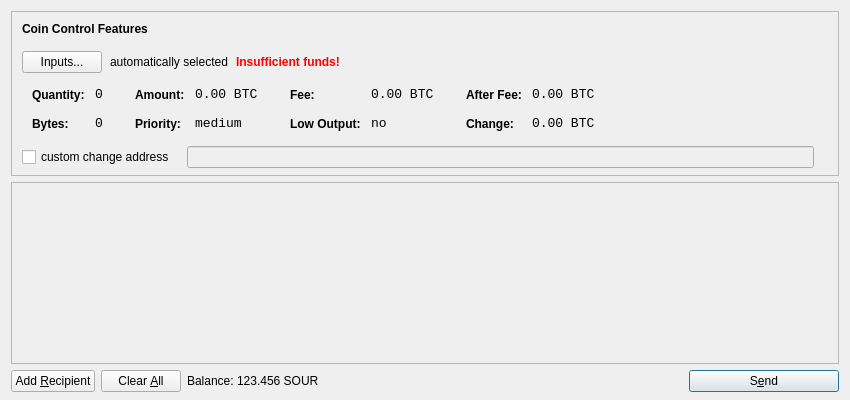
<?xml version="1.0" encoding="UTF-8"?>
<ui version="4.0">
 <class>SendCoinsDialog</class>
 <widget class="QDialog" name="SendCoinsDialog">
  <property name="geometry">
   <rect>
    <x>0</x>
    <y>0</y>
    <width>850</width>
    <height>400</height>
   </rect>
  </property>
  <property name="windowTitle">
   <string>Send Coins</string>
  </property>
  <layout class="QVBoxLayout" name="verticalLayout" stretch="0,1,0">
   <property name="bottomMargin">
    <number>8</number>
   </property>
   <item>
    <widget class="QFrame" name="frameCoinControl">
     <property name="sizePolicy">
      <sizepolicy hsizetype="Expanding" vsizetype="Expanding">
       <horstretch>0</horstretch>
       <verstretch>0</verstretch>
      </sizepolicy>
     </property>
     <property name="maximumSize">
      <size>
       <width>16777215</width>
       <height>16777215</height>
      </size>
     </property>
     <property name="frameShape">
      <enum>QFrame::StyledPanel</enum>
     </property>
     <property name="frameShadow">
      <enum>QFrame::Sunken</enum>
     </property>
     <layout class="QVBoxLayout" name="verticalLayoutCoinControl2">
      <property name="spacing">
       <number>-1</number>
      </property>
      <property name="leftMargin">
       <number>0</number>
      </property>
      <property name="topMargin">
       <number>0</number>
      </property>
      <property name="rightMargin">
       <number>0</number>
      </property>
      <property name="bottomMargin">
       <number>6</number>
      </property>
      <item>
       <layout class="QVBoxLayout" name="verticalLayoutCoinControl" stretch="0,0,0,0,1">
        <property name="spacing">
         <number>0</number>
        </property>
        <property name="leftMargin">
         <number>10</number>
        </property>
        <property name="topMargin">
         <number>10</number>
        </property>
        <item>
         <layout class="QHBoxLayout" name="horizontalLayoutCoinControl1">
          <property name="bottomMargin">
           <number>15</number>
          </property>
          <item>
           <widget class="QLabel" name="labelCoinControlFeatures">
            <property name="sizePolicy">
             <sizepolicy hsizetype="Preferred" vsizetype="Maximum">
              <horstretch>0</horstretch>
              <verstretch>0</verstretch>
             </sizepolicy>
            </property>
            <property name="font">
             <font>
              <weight>75</weight>
              <bold>true</bold>
             </font>
            </property>
            <property name="styleSheet">
             <string notr="true">font-weight:bold;</string>
            </property>
            <property name="text">
             <string>Coin Control Features</string>
            </property>
           </widget>
          </item>
         </layout>
        </item>
        <item>
         <layout class="QHBoxLayout" name="horizontalLayoutCoinControl2" stretch="0,0,0,0">
          <property name="spacing">
           <number>8</number>
          </property>
          <property name="bottomMargin">
           <number>10</number>
          </property>
          <item>
           <widget class="QPushButton" name="pushButtonCoinControl">
            <property name="styleSheet">
             <string notr="true"/>
            </property>
            <property name="text">
             <string>Inputs...</string>
            </property>
           </widget>
          </item>
          <item>
           <widget class="QLabel" name="labelCoinControlAutomaticallySelected">
            <property name="text">
             <string>automatically selected</string>
            </property>
            <property name="margin">
             <number>5</number>
            </property>
           </widget>
          </item>
          <item>
           <widget class="QLabel" name="labelCoinControlInsuffFunds">
            <property name="font">
             <font>
              <weight>75</weight>
              <bold>true</bold>
             </font>
            </property>
            <property name="styleSheet">
             <string notr="true">color:red;font-weight:bold;</string>
            </property>
            <property name="text">
             <string>Insufficient funds!</string>
            </property>
            <property name="margin">
             <number>5</number>
            </property>
           </widget>
          </item>
          <item>
           <spacer name="horizontalSpacerCoinControl">
            <property name="orientation">
             <enum>Qt::Horizontal</enum>
            </property>
            <property name="sizeHint" stdset="0">
             <size>
              <width>40</width>
              <height>1</height>
             </size>
            </property>
           </spacer>
          </item>
         </layout>
        </item>
        <item>
         <widget class="QWidget" name="widgetCoinControl" native="true">
          <property name="sizePolicy">
           <sizepolicy hsizetype="Preferred" vsizetype="Preferred">
            <horstretch>0</horstretch>
            <verstretch>0</verstretch>
           </sizepolicy>
          </property>
          <property name="minimumSize">
           <size>
            <width>0</width>
            <height>0</height>
           </size>
          </property>
          <property name="styleSheet">
           <string notr="true"/>
          </property>
          <layout class="QHBoxLayout" name="horizontalLayoutCoinControl5">
           <property name="margin">
            <number>0</number>
           </property>
           <item>
            <layout class="QHBoxLayout" name="horizontalLayoutCoinControl3" stretch="0,0,0,1">
             <property name="spacing">
              <number>20</number>
             </property>
             <property name="topMargin">
              <number>0</number>
             </property>
             <property name="bottomMargin">
              <number>10</number>
             </property>
             <item>
              <layout class="QFormLayout" name="formLayoutCoinControl1">
               <property name="horizontalSpacing">
                <number>10</number>
               </property>
               <property name="verticalSpacing">
                <number>14</number>
               </property>
               <property name="leftMargin">
                <number>10</number>
               </property>
               <property name="topMargin">
                <number>4</number>
               </property>
               <property name="rightMargin">
                <number>6</number>
               </property>
               <item row="0" column="0">
                <widget class="QLabel" name="labelCoinControlQuantityText">
                 <property name="styleSheet">
                  <string notr="true">font-weight:bold;</string>
                 </property>
                 <property name="text">
                  <string>Quantity:</string>
                 </property>
                 <property name="margin">
                  <number>0</number>
                 </property>
                </widget>
               </item>
               <item row="0" column="1">
                <widget class="QLabel" name="labelCoinControlQuantity">
                 <property name="font">
                  <font>
                   <family>Monospace</family>
                   <pointsize>10</pointsize>
                  </font>
                 </property>
                 <property name="cursor">
                  <cursorShape>IBeamCursor</cursorShape>
                 </property>
                 <property name="contextMenuPolicy">
                  <enum>Qt::ActionsContextMenu</enum>
                 </property>
                 <property name="text">
                  <string notr="true">0</string>
                 </property>
                 <property name="margin">
                  <number>0</number>
                 </property>
                 <property name="textInteractionFlags">
                  <set>Qt::LinksAccessibleByMouse|Qt::TextSelectableByKeyboard|Qt::TextSelectableByMouse</set>
                 </property>
                </widget>
               </item>
               <item row="1" column="0">
                <widget class="QLabel" name="labelCoinControlBytesText">
                 <property name="styleSheet">
                  <string notr="true">font-weight:bold;</string>
                 </property>
                 <property name="text">
                  <string>Bytes:</string>
                 </property>
                </widget>
               </item>
               <item row="1" column="1">
                <widget class="QLabel" name="labelCoinControlBytes">
                 <property name="font">
                  <font>
                   <family>Monospace</family>
                   <pointsize>10</pointsize>
                  </font>
                 </property>
                 <property name="cursor">
                  <cursorShape>IBeamCursor</cursorShape>
                 </property>
                 <property name="contextMenuPolicy">
                  <enum>Qt::ActionsContextMenu</enum>
                 </property>
                 <property name="text">
                  <string notr="true">0</string>
                 </property>
                 <property name="textInteractionFlags">
                  <set>Qt::LinksAccessibleByMouse|Qt::TextSelectableByKeyboard|Qt::TextSelectableByMouse</set>
                 </property>
                </widget>
               </item>
              </layout>
             </item>
             <item>
              <layout class="QFormLayout" name="formLayoutCoinControl2">
               <property name="horizontalSpacing">
                <number>10</number>
               </property>
               <property name="verticalSpacing">
                <number>14</number>
               </property>
               <property name="leftMargin">
                <number>6</number>
               </property>
               <property name="topMargin">
                <number>4</number>
               </property>
               <property name="rightMargin">
                <number>6</number>
               </property>
               <item row="0" column="0">
                <widget class="QLabel" name="labelCoinControlAmountText">
                 <property name="styleSheet">
                  <string notr="true">font-weight:bold;</string>
                 </property>
                 <property name="text">
                  <string>Amount:</string>
                 </property>
                 <property name="margin">
                  <number>0</number>
                 </property>
                </widget>
               </item>
               <item row="0" column="1">
                <widget class="QLabel" name="labelCoinControlAmount">
                 <property name="font">
                  <font>
                   <family>Monospace</family>
                   <pointsize>10</pointsize>
                  </font>
                 </property>
                 <property name="cursor">
                  <cursorShape>IBeamCursor</cursorShape>
                 </property>
                 <property name="contextMenuPolicy">
                  <enum>Qt::ActionsContextMenu</enum>
                 </property>
                 <property name="text">
                  <string notr="true">0.00 BTC</string>
                 </property>
                 <property name="textInteractionFlags">
                  <set>Qt::LinksAccessibleByMouse|Qt::TextSelectableByKeyboard|Qt::TextSelectableByMouse</set>
                 </property>
                </widget>
               </item>
               <item row="1" column="0">
                <widget class="QLabel" name="labelCoinControlPriorityText">
                 <property name="styleSheet">
                  <string notr="true">font-weight:bold;</string>
                 </property>
                 <property name="text">
                  <string>Priority:</string>
                 </property>
                </widget>
               </item>
               <item row="1" column="1">
                <widget class="QLabel" name="labelCoinControlPriority">
                 <property name="font">
                  <font>
                   <family>Monospace</family>
                   <pointsize>10</pointsize>
                  </font>
                 </property>
                 <property name="cursor">
                  <cursorShape>IBeamCursor</cursorShape>
                 </property>
                 <property name="contextMenuPolicy">
                  <enum>Qt::ActionsContextMenu</enum>
                 </property>
                 <property name="text">
                  <string>medium</string>
                 </property>
                 <property name="textInteractionFlags">
                  <set>Qt::LinksAccessibleByMouse|Qt::TextSelectableByKeyboard|Qt::TextSelectableByMouse</set>
                 </property>
                </widget>
               </item>
              </layout>
             </item>
             <item>
              <layout class="QFormLayout" name="formLayoutCoinControl3">
               <property name="horizontalSpacing">
                <number>10</number>
               </property>
               <property name="verticalSpacing">
                <number>14</number>
               </property>
               <property name="leftMargin">
                <number>6</number>
               </property>
               <property name="topMargin">
                <number>4</number>
               </property>
               <property name="rightMargin">
                <number>6</number>
               </property>
               <item row="0" column="0">
                <widget class="QLabel" name="labelCoinControlFeeText">
                 <property name="styleSheet">
                  <string notr="true">font-weight:bold;</string>
                 </property>
                 <property name="text">
                  <string>Fee:</string>
                 </property>
                 <property name="margin">
                  <number>0</number>
                 </property>
                </widget>
               </item>
               <item row="0" column="1">
                <widget class="QLabel" name="labelCoinControlFee">
                 <property name="font">
                  <font>
                   <family>Monospace</family>
                   <pointsize>10</pointsize>
                  </font>
                 </property>
                 <property name="cursor">
                  <cursorShape>IBeamCursor</cursorShape>
                 </property>
                 <property name="contextMenuPolicy">
                  <enum>Qt::ActionsContextMenu</enum>
                 </property>
                 <property name="text">
                  <string notr="true">0.00 BTC</string>
                 </property>
                 <property name="textInteractionFlags">
                  <set>Qt::LinksAccessibleByMouse|Qt::TextSelectableByKeyboard|Qt::TextSelectableByMouse</set>
                 </property>
                </widget>
               </item>
               <item row="1" column="0">
                <widget class="QLabel" name="labelCoinControlLowOutputText">
                 <property name="styleSheet">
                  <string notr="true">font-weight:bold;</string>
                 </property>
                 <property name="text">
                  <string>Low Output:</string>
                 </property>
                </widget>
               </item>
               <item row="1" column="1">
                <widget class="QLabel" name="labelCoinControlLowOutput">
                 <property name="font">
                  <font>
                   <family>Monospace</family>
                   <pointsize>10</pointsize>
                  </font>
                 </property>
                 <property name="cursor">
                  <cursorShape>IBeamCursor</cursorShape>
                 </property>
                 <property name="contextMenuPolicy">
                  <enum>Qt::ActionsContextMenu</enum>
                 </property>
                 <property name="text">
                  <string>no</string>
                 </property>
                 <property name="textInteractionFlags">
                  <set>Qt::LinksAccessibleByMouse|Qt::TextSelectableByKeyboard|Qt::TextSelectableByMouse</set>
                 </property>
                </widget>
               </item>
              </layout>
             </item>
             <item>
              <layout class="QFormLayout" name="formLayoutCoinControl4">
               <property name="horizontalSpacing">
                <number>10</number>
               </property>
               <property name="verticalSpacing">
                <number>14</number>
               </property>
               <property name="leftMargin">
                <number>6</number>
               </property>
               <property name="topMargin">
                <number>4</number>
               </property>
               <property name="rightMargin">
                <number>6</number>
               </property>
               <item row="0" column="0">
                <widget class="QLabel" name="labelCoinControlAfterFeeText">
                 <property name="styleSheet">
                  <string notr="true">font-weight:bold;</string>
                 </property>
                 <property name="text">
                  <string>After Fee:</string>
                 </property>
                 <property name="margin">
                  <number>0</number>
                 </property>
                </widget>
               </item>
               <item row="0" column="1">
                <widget class="QLabel" name="labelCoinControlAfterFee">
                 <property name="font">
                  <font>
                   <family>Monospace</family>
                   <pointsize>10</pointsize>
                  </font>
                 </property>
                 <property name="cursor">
                  <cursorShape>IBeamCursor</cursorShape>
                 </property>
                 <property name="contextMenuPolicy">
                  <enum>Qt::ActionsContextMenu</enum>
                 </property>
                 <property name="text">
                  <string notr="true">0.00 BTC</string>
                 </property>
                 <property name="textInteractionFlags">
                  <set>Qt::LinksAccessibleByMouse|Qt::TextSelectableByKeyboard|Qt::TextSelectableByMouse</set>
                 </property>
                </widget>
               </item>
               <item row="1" column="0">
                <widget class="QLabel" name="labelCoinControlChangeText">
                 <property name="styleSheet">
                  <string notr="true">font-weight:bold;</string>
                 </property>
                 <property name="text">
                  <string>Change:</string>
                 </property>
                </widget>
               </item>
               <item row="1" column="1">
                <widget class="QLabel" name="labelCoinControlChange">
                 <property name="font">
                  <font>
                   <family>Monospace</family>
                   <pointsize>10</pointsize>
                  </font>
                 </property>
                 <property name="cursor">
                  <cursorShape>IBeamCursor</cursorShape>
                 </property>
                 <property name="contextMenuPolicy">
                  <enum>Qt::ActionsContextMenu</enum>
                 </property>
                 <property name="text">
                  <string notr="true">0.00 BTC</string>
                 </property>
                 <property name="textInteractionFlags">
                  <set>Qt::LinksAccessibleByMouse|Qt::TextSelectableByKeyboard|Qt::TextSelectableByMouse</set>
                 </property>
                </widget>
               </item>
              </layout>
             </item>
            </layout>
           </item>
          </layout>
         </widget>
        </item>
        <item>
         <layout class="QHBoxLayout" name="horizontalLayoutCoinControl4" stretch="0,0,0">
          <property name="spacing">
           <number>12</number>
          </property>
          <property name="sizeConstraint">
           <enum>QLayout::SetDefaultConstraint</enum>
          </property>
          <property name="topMargin">
           <number>5</number>
          </property>
          <property name="rightMargin">
           <number>5</number>
          </property>
          <item>
           <widget class="QCheckBox" name="checkBoxCoinControlChange">
            <property name="text">
             <string>custom change address</string>
            </property>
           </widget>
          </item>
          <item>
           <widget class="QLineEdit" name="lineEditCoinControlChange">
            <property name="enabled">
             <bool>false</bool>
            </property>
            <property name="sizePolicy">
             <sizepolicy hsizetype="Expanding" vsizetype="Fixed">
              <horstretch>0</horstretch>
              <verstretch>0</verstretch>
             </sizepolicy>
            </property>
           </widget>
          </item>
          <item>
           <widget class="QLabel" name="labelCoinControlChangeLabel">
            <property name="sizePolicy">
             <sizepolicy hsizetype="Preferred" vsizetype="Expanding">
              <horstretch>0</horstretch>
              <verstretch>0</verstretch>
             </sizepolicy>
            </property>
            <property name="minimumSize">
             <size>
              <width>0</width>
              <height>0</height>
             </size>
            </property>
            <property name="text">
             <string/>
            </property>
            <property name="margin">
             <number>3</number>
            </property>
           </widget>
          </item>
         </layout>
        </item>
        <item>
         <spacer name="verticalSpacerCoinControl">
          <property name="orientation">
           <enum>Qt::Vertical</enum>
          </property>
          <property name="sizeHint" stdset="0">
           <size>
            <width>800</width>
            <height>1</height>
           </size>
          </property>
         </spacer>
        </item>
       </layout>
      </item>
     </layout>
    </widget>
   </item>
   <item>
    <widget class="QScrollArea" name="scrollArea">
     <property name="widgetResizable">
      <bool>true</bool>
     </property>
     <widget class="QWidget" name="scrollAreaWidgetContents">
      <property name="geometry">
       <rect>
        <x>0</x>
        <y>0</y>
        <width>830</width>
        <height>165</height>
       </rect>
      </property>
      <layout class="QVBoxLayout" name="verticalLayout_2">
       <property name="margin">
        <number>0</number>
       </property>
       <item>
        <layout class="QVBoxLayout" name="entries">
         <property name="spacing">
          <number>6</number>
         </property>
        </layout>
       </item>
       <item>
        <spacer name="verticalSpacer">
         <property name="orientation">
          <enum>Qt::Vertical</enum>
         </property>
         <property name="sizeHint" stdset="0">
          <size>
           <width>20</width>
           <height>40</height>
          </size>
         </property>
        </spacer>
       </item>
      </layout>
     </widget>
    </widget>
   </item>
   <item>
    <layout class="QHBoxLayout" name="horizontalLayout">
     <item>
      <widget class="QPushButton" name="addButton">
       <property name="toolTip">
        <string>Send to multiple recipients at once</string>
       </property>
       <property name="text">
        <string>Add &amp;Recipient</string>
       </property>
       <property name="icon">
        <iconset resource="../bitcoin.qrc">
         <normaloff>:/icons/add</normaloff>:/icons/add</iconset>
       </property>
       <property name="autoDefault">
        <bool>false</bool>
       </property>
      </widget>
     </item>
     <item>
      <widget class="QPushButton" name="clearButton">
       <property name="sizePolicy">
        <sizepolicy hsizetype="Minimum" vsizetype="Fixed">
         <horstretch>0</horstretch>
         <verstretch>0</verstretch>
        </sizepolicy>
       </property>
       <property name="toolTip">
        <string>Remove all transaction fields</string>
       </property>
       <property name="text">
        <string>Clear &amp;All</string>
       </property>
       <property name="icon">
        <iconset resource="../bitcoin.qrc">
         <normaloff>:/icons/remove</normaloff>:/icons/remove</iconset>
       </property>
       <property name="autoRepeatDelay">
        <number>300</number>
       </property>
       <property name="autoDefault">
        <bool>false</bool>
       </property>
      </widget>
     </item>
     <item>
      <layout class="QHBoxLayout" name="horizontalLayout_2">
       <property name="spacing">
        <number>3</number>
       </property>
       <item>
        <widget class="QLabel" name="label">
         <property name="text">
          <string>Balance:</string>
         </property>
        </widget>
       </item>
       <item>
        <widget class="QLabel" name="labelBalance">
         <property name="cursor">
          <cursorShape>IBeamCursor</cursorShape>
         </property>
         <property name="text">
          <string>123.456 SOUR</string>
         </property>
         <property name="textInteractionFlags">
          <set>Qt::LinksAccessibleByMouse|Qt::TextSelectableByKeyboard|Qt::TextSelectableByMouse</set>
         </property>
        </widget>
       </item>
      </layout>
     </item>
     <item>
      <spacer name="horizontalSpacer">
       <property name="orientation">
        <enum>Qt::Horizontal</enum>
       </property>
       <property name="sizeHint" stdset="0">
        <size>
         <width>40</width>
         <height>20</height>
        </size>
       </property>
      </spacer>
     </item>
     <item>
      <widget class="QPushButton" name="sendButton">
       <property name="minimumSize">
        <size>
         <width>150</width>
         <height>0</height>
        </size>
       </property>
       <property name="toolTip">
        <string>Confirm the send action</string>
       </property>
       <property name="text">
        <string>S&amp;end</string>
       </property>
       <property name="icon">
        <iconset resource="../bitcoin.qrc">
         <normaloff>:/icons/send</normaloff>:/icons/send</iconset>
       </property>
       <property name="default">
        <bool>true</bool>
       </property>
      </widget>
     </item>
    </layout>
   </item>
  </layout>
 </widget>
 <resources>
  <include location="../bitcoin.qrc"/>
 </resources>
 <connections/>
</ui>
